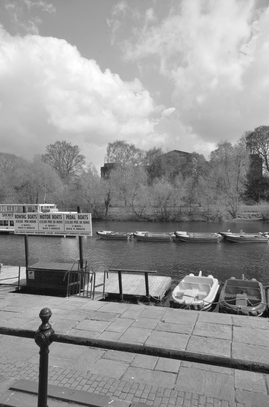
//> input picture 7.pgm, 269 x 407 px
$ ./feature_matcher_sift_parallel 7.pgm 8.pgm 3 100   (built with g++ and OpenCV 4)
//> lines starting //> are read from the running program, lines starting //| are printed output that depends on the picture
#include <stdio.h>
#include <iostream>
#include <stdio.h>
#include <iostream>
#include <math.h>
#include "opencv2/features2d.hpp"
#include "opencv2/core.hpp"
#include "opencv2/imgcodecs.hpp"
#include "opencv2/highgui.hpp"
#include "opencv2/xfeatures2d.hpp"
#include "opencv2/opencv.hpp"
#include "omp.h"
#include <random>
#define nb_experiments 5

using namespace std;
using namespace cv;
using namespace cv::xfeatures2d;

struct time_best
{
    double time;
    std::vector< DMatch > best_matches;
};

void readme();
bool contains(vector<int> rand_idx, int num);
float distance(float x1, float y1, float x2, float y2);
time_best RANSAC_parallel(Mat img_1, Mat img_2, std::vector<Point3f> src_vec,
	std::vector<Point3f> dst_vec, std::vector<Point3f> src_pts, std::vector<Point3f> dst_pts, std::vector<DMatch> good_matches, int ITER);

int main( int argc, char** argv ){
	if( argc != 5 ){
		readme();
		return -1;
	}

	Mat img_1 = imread( argv[1], IMREAD_GRAYSCALE );
//> img_1 is the input picture: 407 rows x 269 cols, CV_8UC1; min 9, max 255, mean 150.2
	Mat img_2 = imread( argv[2], IMREAD_GRAYSCALE );
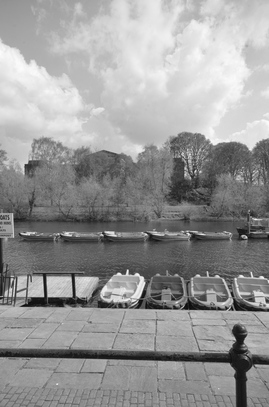
//> input picture 8.pgm, 269 x 407 px
//> img_2 is the input picture: 407 rows x 269 cols, CV_8UC1; min 4, max 252, mean 151.1

	if( !img_1.data || !img_2.data ){
		std::cout<< " --(!) Error reading images " << std::endl; return -1;
	}

	//-- Step 1: Detect the keypoints using SIFT Detector, compute the descriptors
	Ptr<SIFT> detector = SIFT::create();
	std::vector<KeyPoint> keypoints_1, keypoints_2;
	Mat descriptors_1, descriptors_2;
	detector->detectAndCompute( img_1, Mat(), keypoints_1, descriptors_1 );
//> keypoints_1 = 475 keypoints; strongest (x, y, size): (110, 297, 7.3), (184, 234, 4.3), (210, 276, 2.7), (191, 275, 2.4)
	detector->detectAndCompute( img_2, Mat(), keypoints_2, descriptors_2 );
//> keypoints_2 = 517 keypoints; strongest (x, y, size): (239, 333, 9.3), (34, 302, 7.9), (58, 302, 7.8), (241, 276, 2.3)

	//-- Step 2: Matching descriptor vectors using FLANN matcher
	FlannBasedMatcher matcher;
	std::vector< DMatch > matches;
	matcher.match( descriptors_1, descriptors_2, matches );
//> matches = 475 matches
	double max_dist = 0; double min_dist = 100;

	//-- Quick calculation of max and min distances between keypoints
	for( int i = 0; i < descriptors_1.rows; i++ ){
		double dist = matches[i].distance;
		if( dist < min_dist ) min_dist = dist;
		if( dist > max_dist ) max_dist = dist;
	}
//> this loop made 475 passes
//> (dist, min_dist) on passes 34, 87, 190, 195, 200, 208, 224, 242, 293, 350: (85.57, 85.57), (64.14, 64.14), (57.95, 57.95), (51.49, 51.49), (45.79, 45.79), (43.73, 43.73), (36.37, 36.37), (30.27, 30.27), (21.02, 21.02), (20.07, 20.07)
//> (dist, max_dist) on passes 1, 2, 3, 18, 32, 68: (277, 277), (344.2, 344.2), (378, 378), (391.7, 391.7), (404.9, 404.9), (407.9, 407.9)
//> after the loop, min_dist = 20.07; max_dist = 478.8
	printf("-- Max dist : %f \n", max_dist );
//| -- Max dist : 478.758820
	printf("-- Min dist : %f \n", min_dist );
//| -- Min dist : 20.074860

	//-- Draw only "good" matches (i.e. whose distance is less than 2*min_dist,
	//-- or a small arbitary value ( 0.02 ) in the event that min_dist is very
	//-- small)
	//-- PS.- radiusMatch can also be used here.
	std::vector< DMatch > good_matches;
	for( int i = 0; i < descriptors_1.rows; i++ ){
		if( matches[i].distance <= max(atoi(argv[4])*min_dist, 0.02) ){
	  		good_matches.push_back( matches[i]);
		}
	}
//> after the loop, good_matches = 475 matches

	//-- Draw only "good" matches
	Mat img_matches;
	drawMatches( img_1, keypoints_1, img_2, keypoints_2, good_matches, img_matches, Scalar::all(-1), Scalar::all(-1),
	           vector<char>(), DrawMatchesFlags::NOT_DRAW_SINGLE_POINTS );
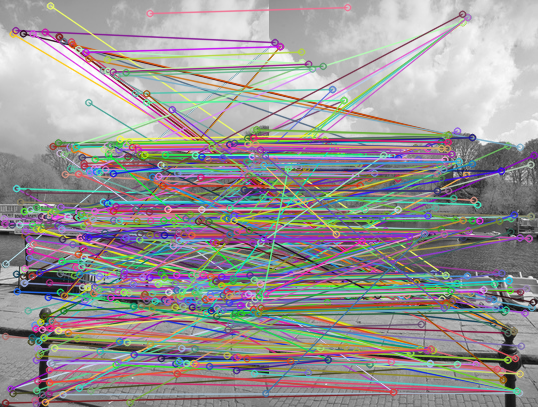
//> img_matches: 407 rows x 538 cols, CV_8UC3; mean B, G, R 150.4, 149.6, 152.6
	//-- Show detected matches
	imshow( "Good Matches", img_matches );

	// [4 lines of commented-out code are left out]
	cout<<"Number of  matches : "<<(int)matches.size()<<endl;
//| Number of  matches : 475
	cout<<"Number of Good matches : "<<(int)good_matches.size()<<endl;
//| Number of Good matches : 475

	std::vector<Point3f> src_pts, dst_pts;
	Point3f temp;
	int N = (int)good_matches.size();
//> N = 475

	for( int i = 0; i < N; i++ ){
		temp.x = keypoints_1[good_matches[i].queryIdx].pt.x;
		temp.y = keypoints_1[good_matches[i].queryIdx].pt.y;
		temp.z = 1;
		src_pts.push_back(temp);

		temp.x = keypoints_2[good_matches[i].trainIdx].pt.x;
		temp.y = keypoints_2[good_matches[i].trainIdx].pt.y;
		dst_pts.push_back(temp);
		//printf("Source points = [%f,%f,%f]\n", src_pts[i].x, src_pts[i].y, src_pts[i].z);
	}
//> after the loop, src_pts = 475 Point3s, first 12: [3.77, 218.3, 1], [4.6, 223.3, 1], [4.6, 223.3, 1], [5.05, 263.8, 1], [5.13, 336, 1], [5.13, 402.6, 1], [5.49, 263.4, 1], [10.57, 388.6, 1], [10.57, 388.6, 1], [11.68, 224.4, 1], [12.58, 393.2, 1], [12.69, 33.72, 1]; dst_pts = 475 Point3s, first 12: [2.47, 213.8, 1], [3.43, 218, 1], [226.8, 272.4, 1], [5.6, 42.15, 1], [121.8, 361.4, 1], [247.5, 390.6, 1], [5.6, 42.15, 1], [34.19, 302, 1], [264.7, 154.8, 1], [193.9, 237.1, 1], [206.6, 363.9, 1], [244.5, 330.9, 1]

	std::vector<Point3f> src_vec, dst_vec;
	std::vector<int> rand_idx_src, rand_idx_dst;
	int num;
	// srand(1);

	for(int k = 0; k< atoi(argv[3]); k++){
		rand_idx_src.clear();
		rand_idx_dst.clear();
		for(int j = 0; j<4; j++){
			do{

				num = rand()%N;
				// [6 lines of commented-out code are left out]
			}while (contains(rand_idx_src, num));

			rand_idx_src.push_back(num);
			src_vec.push_back(src_pts[num]);
			//cout<<"source random index ["<<j<<"]:"<< num << endl;

			do{
				num = rand()%N;
				// [6 lines of commented-out code are left out]
			}while (contains(rand_idx_dst, num));

			rand_idx_dst.push_back(num);
			dst_vec.push_back(dst_pts[num]);
			//cout<<"destination random index ["<<j<<"]:"<< num << endl;
	  	}
	}
//> this loop made 3 passes
//> after the loop, rand_idx_src = [140, 347, 86, 217]; rand_idx_dst = [226, 161, 243, 354]; src_vec = 12 Point3s: [259.1, 296, 1], [229, 302.3, 1], [78.91, 217, 1], [50.13, 362.6, 1], [135.6, 209, 1], [201.3, 209.2, 1], [63.66, 154.2, 1], [250.9, 303.3, 1], [78.75, 387.7, 1], [194.9, 291.9, 1], [50.13, 362.6, 1], [116.8, 75.66, 1]; dst_vec = 12 Point3s: [21.71, 294.1, 1], [175.4, 159.5, 1], [188, 130.5, 1], [225.1, 283.7, 1], [231.8, 170.6, 1], [168.6, 289.8, 1], [230.1, 220.7, 1], [79.12, 309.1, 1], [198.2, 17.03, 1], [5.84, 238.3, 1], [58.69, 286.1, 1], [124.5, 295.4, 1]

	double time = 0;
	time_best result;
	//RUNNING EXPERIMENTS
	for(int i = 0; i<nb_experiments; i++){
		result = RANSAC_parallel(img_1, img_2, src_vec, dst_vec, src_pts, dst_pts, good_matches, atoi(argv[3]));
		time += result.time;
	}
	printf("Average time = %f\n", time/nb_experiments);

	std::vector<DMatch> best_matches = result.best_matches;

	//Checking for serial and parallel implementation
	for(int i = 0; i < 5; i++){
		cout<<keypoints_1[best_matches[i].queryIdx].pt.x<<endl;
	}

	drawMatches( img_1, keypoints_1, img_2, keypoints_2, best_matches, img_matches, Scalar::all(-1), Scalar::all(-1),vector<char>(),
		DrawMatchesFlags::NOT_DRAW_SINGLE_POINTS );
	//-- Show detected best matches
	//imshow( "Best Matches", img_matches );
	imwrite("Result.jpg", img_matches);
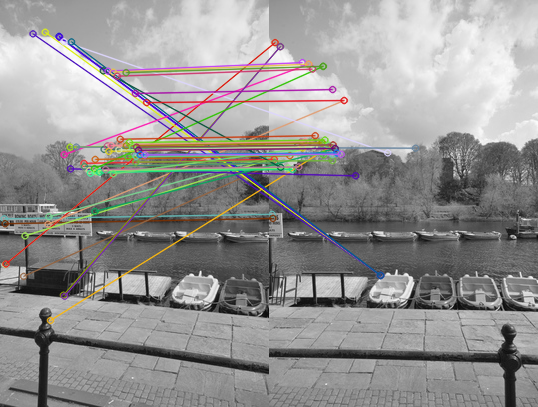
//> saved as Result.jpg: 407 rows x 538 cols, CV_8UC3; mean B, G, R 147.6, 148.5, 149.8
	//waitKey(0);

	return 0;

}

time_best RANSAC_parallel(Mat img_1, Mat img_2, std::vector<Point3f> src_vec, std::vector<Point3f> dst_vec,
	std::vector<Point3f> src_pts, std::vector<Point3f> dst_pts, std::vector<DMatch> good_matches, int ITER){

  	// --- RANSAC Algorithm Serial
	int N = (int)good_matches.size();
	std::vector<Point3f> src_random, dst_random;
	int outliers;
	int past_outliers = N +1;
	std::vector<int> idx_remove, Best_idx_remove;
	std::vector< DMatch > best_matches = good_matches;
	Mat H;

	register unsigned int i,j,k;
	double start_time = omp_get_wtime();

	#pragma omp parallel for schedule(static) private(i, j, k, idx_remove, H, src_random, dst_random, outliers)

	for(k =0; k<ITER; k++){
		idx_remove.clear();
		src_random.clear();
		dst_random.clear();
		outliers = 0;

		//src_vec and dst_vec are shared between threads
		double start_time_critical = omp_get_wtime();
		#pragma omp critical
		{
			for(j = 0; j<4; j++){
			  src_random.push_back(src_vec.back());
			  src_vec.pop_back();
			  dst_random.push_back(dst_vec.back());
			  dst_vec.pop_back();
			}
		}
		// cout<<"Thread number "<< omp_get_thread_num()<<" " <<omp_get_wtime() - start_time_critical<<endl<<flush;

		H = findHomography(src_random, dst_random);

		for(i = 0 ; i<N ; i++){
			Point2f temp2;
			temp2.x = H.at<double>(0,0)*src_pts[i].x + H.at<double>(0,1)*src_pts[i].y + H.at<double>(0,2)*src_pts[i].z;
			temp2.y = H.at<double>(1,0)*src_pts[i].x + H.at<double>(1,1)*src_pts[i].y + H.at<double>(1,2)*src_pts[i].z;

			//cout<<distance(temp2.x, temp2.y, dst_pts[i].x, dst_pts[i].y )<<endl;
			if(distance(temp2.x, temp2.y, dst_pts[i].x, dst_pts[i].y )> 100){
				outliers += 1;
				idx_remove.push_back(i);
			}
		}
		//cout<<"Number of outliers: "<< outliers<<endl<<flush;
		double start_time_critical2 = omp_get_wtime();
		#pragma omp critical
		{
		  	if(outliers < past_outliers){
			    // cout<<"Thread number "<< omp_get_thread_num()<<" iteration["<<k<<"]: "<<outliers<<endl<<flush;
			    past_outliers = outliers;
			    Best_idx_remove = idx_remove;
		  	}
		}
		// cout<<"Thread number "<< omp_get_thread_num()<<" " <<omp_get_wtime() - start_time_critical2<<endl<<flush;
	}

	double run_time = omp_get_wtime() - start_time;
	for(int i =0; i< (int)Best_idx_remove.size(); i++){
	  	best_matches.erase(best_matches.begin() + Best_idx_remove[i] - i);
	}

	time_best result;
	result.time = run_time;
	result.best_matches = best_matches;

	return result;
}
/*
 * @function readme
 */
void readme()
{
  std::cout << " Usage: ./SIFT_FlannMatcher <img1> <img2>" << std::endl;
}

/*
 * @function contains
 */
bool contains(std::vector<int> rand_idx, int num){
  	return std::find(rand_idx.begin(), rand_idx.end(), num) != rand_idx.end();
}

float distance(float x1, float y1, float x2, float y2){
  	return(sqrt(pow(x1 - x2, 2) + pow(y1 - y2,2)));
}
